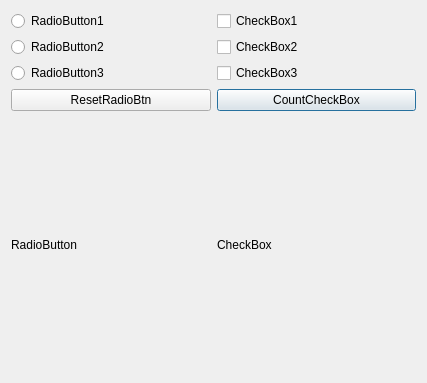
<?xml version="1.0" encoding="UTF-8"?>
<ui version="4.0">
 <class>Dialog</class>
 <widget class="QDialog" name="Dialog">
  <property name="geometry">
   <rect>
    <x>0</x>
    <y>0</y>
    <width>427</width>
    <height>383</height>
   </rect>
  </property>
  <property name="windowTitle">
   <string>Dialog</string>
  </property>
  <layout class="QVBoxLayout" name="verticalLayout">
   <item>
    <layout class="QGridLayout" name="gridLayout">
     <item row="0" column="0">
      <widget class="QRadioButton" name="radioButton">
       <property name="text">
        <string>RadioButton1</string>
       </property>
      </widget>
     </item>
     <item row="3" column="1">
      <widget class="QPushButton" name="btn_CheckBox">
       <property name="text">
        <string>CountCheckBox</string>
       </property>
      </widget>
     </item>
     <item row="1" column="1">
      <widget class="QCheckBox" name="checkBox_2">
       <property name="text">
        <string>CheckBox2</string>
       </property>
      </widget>
     </item>
     <item row="2" column="1">
      <widget class="QCheckBox" name="checkBox_3">
       <property name="text">
        <string>CheckBox3</string>
       </property>
      </widget>
     </item>
     <item row="1" column="0">
      <widget class="QRadioButton" name="radioButton_2">
       <property name="text">
        <string>RadioButton2</string>
       </property>
      </widget>
     </item>
     <item row="4" column="1">
      <widget class="QLabel" name="label_2">
       <property name="text">
        <string>CheckBox</string>
       </property>
      </widget>
     </item>
     <item row="0" column="1">
      <widget class="QCheckBox" name="checkBox">
       <property name="text">
        <string>CheckBox1</string>
       </property>
      </widget>
     </item>
     <item row="3" column="0">
      <widget class="QPushButton" name="btn_RadioButton">
       <property name="text">
        <string>ResetRadioBtn</string>
       </property>
      </widget>
     </item>
     <item row="4" column="0">
      <widget class="QLabel" name="label">
       <property name="text">
        <string>RadioButton</string>
       </property>
      </widget>
     </item>
     <item row="2" column="0">
      <widget class="QRadioButton" name="radioButton_3">
       <property name="text">
        <string>RadioButton3</string>
       </property>
      </widget>
     </item>
    </layout>
   </item>
  </layout>
 </widget>
 <layoutdefault spacing="6" margin="11"/>
 <resources/>
 <connections/>
</ui>
